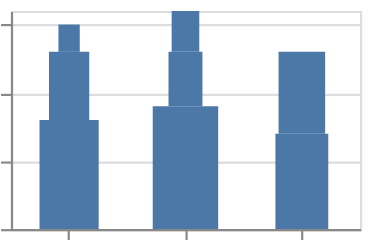

Describe this chart as a Vega-Lite specification.
### Vega-Lite specification from a JSON file in a GitHub repository (floating-point values rounded to 4 significant figures)
{"$schema": "https://vega.github.io/schema/vega-lite/v6.json", "padding": 5, "autosize": "none", "data": {"name": "table", "values": [{"c": "A", "g": "p", "x": 1, "y": 2, "v": 5, "t": "2024-01-15", "o": {"v": 3}, "IMDB Rating": 6.1, "d": "x1"}, {"c": "B", "g": "q", "x": 2, "y": 4, "v": 9, "t": "2024-02-20", "o": {"v": 7}, "IMDB Rating": 7.4, "d": "x2"}, {"c": "A", "g": "q", "x": 3, "y": 3, "v": 2, "t": "2024-03-05", "o": {"v": 1}, "IMDB Rating": 5.2, "d": "x1"}, {"c": "C", "g": "p", "x": 4, "y": 6, "v": 7, "t": "2024-05-30", "o": {"v": 4}, "IMDB Rating": 8.8, "d": "x3"}, {"c": "B", "g": "p", "x": 5, "y": 5, "v": 4, "t": "2024-07-11", "o": {"v": 9}, "IMDB Rating": 6.9, "d": "x2"}, {"c": "C", "g": "q", "x": 6, "y": 8, "v": 6, "t": "2024-09-02", "o": {"v": 2}, "IMDB Rating": 7.7, "d": "x3"}, {"c": "A", "g": "p", "x": 7, "y": 7, "v": 8, "t": "2024-11-25", "o": {"v": 5}, "IMDB Rating": 4.4, "d": "x1"}, {"c": "B", "g": "q", "x": 8, "y": 9, "v": 3, "t": "2024-12-31", "o": {"v": 8}, "IMDB Rating": 9.1, "d": "x2"}]}, "width": 160, "height": 100, "mark": "bar", "encoding": {"x": {"field": "c", "type": "nominal"}, "y": {"field": "v", "type": "quantitative"}, "size": {"field": "v", "type": "quantitative"}}, "config": {"scale": {"minBandSize": 4, "maxBandSize": 30}}}
